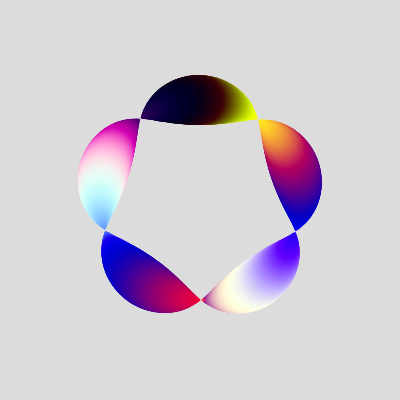
Frame 1 (no input)
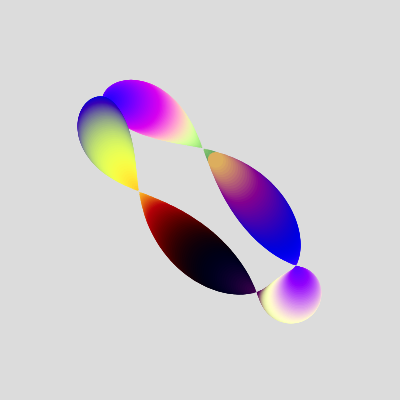
Frame 60 (no input)
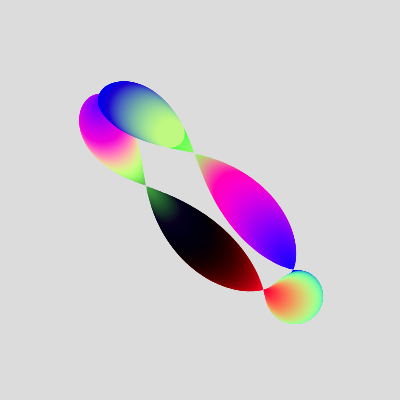
Frame 120 (the mouse pressed at the canvas centre since frame 60)

The p5.js sketch that drew these frames (run headless with seeded random() and noise() and a simulated clock; from frame 60 on, the mouse is pressed at the canvas centre):

// p5.js sketch
// ── sketch.js
function setup() {
  createCanvas(400, 400);
}

function draw() {
  background(220);
  noStroke();
  for (let i = 0; i < 400; i = i + 1) {
    fill(
      127.5 + 127.5 * sin(i / 20 + frameCount / 10),
      255 * sin(i / 21 + frameCount / 100),
      127.5 + 127.5 * sin(i / 40 + frameCount / 10)
    );

    circle(
      height / 2 + 100 * sin(TWO_PI * i / 400 + frameCount / 20),
      height / 2 + 100 * cos(TWO_PI * i / 400 + frameCount / 30),
      50 * sin(5 * PI * i / 400 + frameCount / 10)
    );
  }
}
